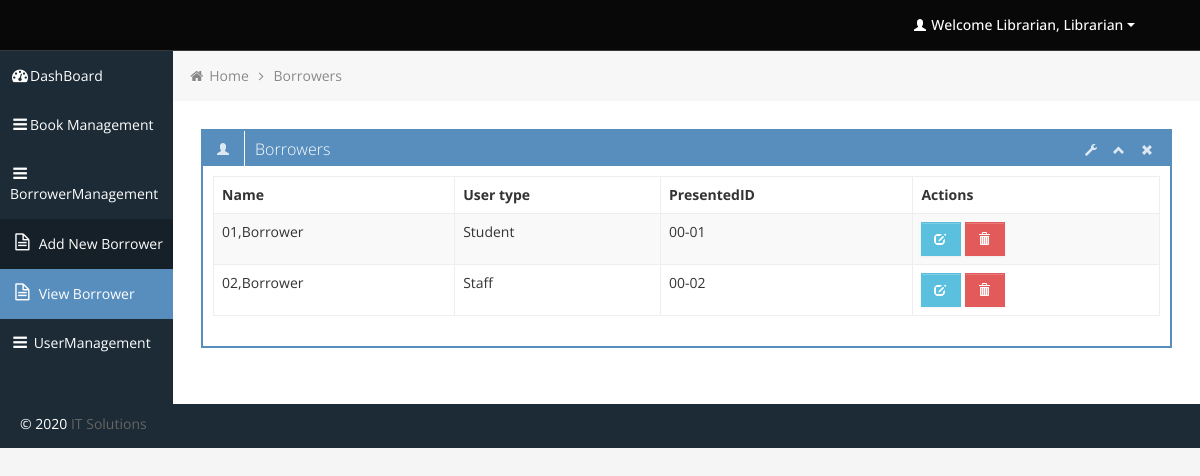
Screenshot of /admin/view_borrower.php (signed in) with the database file from the repository.
### tables this page shows
CREATE TABLE `borrowers` (
  `id` int(3) UNSIGNED ZEROFILL NOT NULL,
  `fname` varchar(50) NOT NULL,
  `lname` varchar(50) NOT NULL,
  `preid` varchar(50) NOT NULL,
  `usertype` varchar(50) NOT NULL
);

### admin/functions/function.php (called while the page is built, shortened)
<?php
	function get_header(){
		require_once("includes/header.php");
	}
	function get_sidebar(){
		require_once("includes/sidebar.php");
	}
 	function get_footer(){
		require_once("includes/footer.php");
	}
	function get_bread_borrower(){
		require_once("includes/breadcumb_borrower.php");
	}
?>

### admin/view_borrower.php (the view, shortened to what this page needs)
<?php
	require_once("functions/function.php");
	get_header();
?>
			<div class="row-fluid sortable">
				<div class="box span12">
					<div class="box-header" data-original-title>
						<h2><i class="halflings-icon white user"></i><span class="break"></span>Borrowers</h2>
						<div class="box-icon">
							<a href="#" class="btn-setting"><i class="halflings-icon white wrench"></i></a>
							<a href="#" class="btn-minimize"><i class="halflings-icon white chevron-up"></i></a>
							<a href="#" class="btn-close"><i class="halflings-icon white remove"></i></a>
						</div>
					</div>
					<div class="box-content">
						<table class="table table-striped table-bordered bootstrap-datatable datatable">
						  <thead>
							  <tr>
								  <th>Name</th>
								  <th>User type</th>
                                  <th>PresentedID</th>
								  <th>Actions</th>
							  </tr>
						  </thead>
						  <tbody>
							<?php
								include("includes/connection.php");
								$sql = "SELECT * FROM borrowers ORDER BY lname";
								$result=mysqli_query($connect, $sql);
							while ($row=mysqli_fetch_array($result))
							{ ?>
							<tr>
								<td><?php echo $row['lname'].",".$row['fname']; ?></td>
								<td><?php echo $row['usertype']; ?></td>
                                <td><?php echo $row['preid']; ?></td>
								<td class="center">
									<a class="btn btn-info" href="edit_data.php?uID=<?php echo $row['id']; ?>">
										<i class="halflings-icon white edit"></i>
									</a>
									<a class="btn btn-danger" onclick="return confirmDel()" href="delete_data.php?delID=<?php echo $row['id'];?>">
										<i class="halflings-icon white trash"></i>
									</a>
								</td>
							</tr>
							<?php
							   }
							?>
						  </tbody>
					  </table>
					</div>
				</div>
			</div>

### admin/includes/header.php (shortened to what this page needs)
<?php
  $id = $_SESSION['LOGIN'];
include "../include/dbconn.php";
$sql = "SELECT lname, fname FROM admin where id = $id";
            $result = $connect->query($sql);
            while($row = $result->fetch_assoc()){
              	$lname = $row['lname'];
				$fname = $row['fname'];
            }
?>
<!DOCTYPE html>
<html lang="en">
<head>
	<link id="bootstrap-style" href="css/bootstrap.min.css" rel="stylesheet">
	<link href="css/bootstrap-responsive.min.css" rel="stylesheet">
	<link id="base-style" href="css/style.css" rel="stylesheet">
	<link id="base-style-responsive" href="css/style-responsive.css" rel="stylesheet">
	<link rel="stylesheet" href="../../plugins/morris/morris.css">
</head>
<body>
	<div class="navbar">
		<div class="navbar-inner">
			<div class="container-fluid">
				<a class="brand" href="index.html"><span> </span></a>
				<div class="nav-no-collapse header-nav">
					<ul class="nav pull-right">
						<li class="dropdown">
							<a class="btn dropdown-toggle" data-toggle="dropdown" href="#">
								<i class="halflings-icon white user"></i> <?php echo "Welcome  ".$lname.", ".$fname ?>
								<span class="caret"></span>
							</a>
						</li>
					</ul>
				</div>
			</div>
		</div>
	</div>

### admin/css/halflings.css (style rules this page uses)
html, html .halflings { -webkit-font-smoothing: antialiased !important; }
.halflings-icon { display: inline-block; width: 14px; height: 14px; line-height: 14px; vertical-align: text-top; background-image: url(../img/glyphicons_halflings.svg); background-position: 0 0; background-repeat: no-repeat; vertical-align: top; *display: inline; *zoom: 1; *margin-right: .3em; }
.halflings-icon.white { background-image: url(../img/glyphicons_halflings-white.svg); }
.halflings-icon.user { background-position: -168px 0; }
.halflings-icon.remove { background-position: -312px 0; }
.halflings-icon.trash { background-position: -456px 0; }
.halflings-icon.edit { background-position: -96px -72px; }
.halflings-icon.chevron-up { background-position: -288px -120px; }
.halflings-icon.wrench { background-position: -360px -144px; }

### rows the page displays
borrowers: lname "01", fname "Borrower", usertype "Student", preid "00-01"
borrowers: lname "02", fname "Borrower", usertype "Staff", preid "00-02"

### other values shown
$lname "Librarian"
$fname "Librarian"
